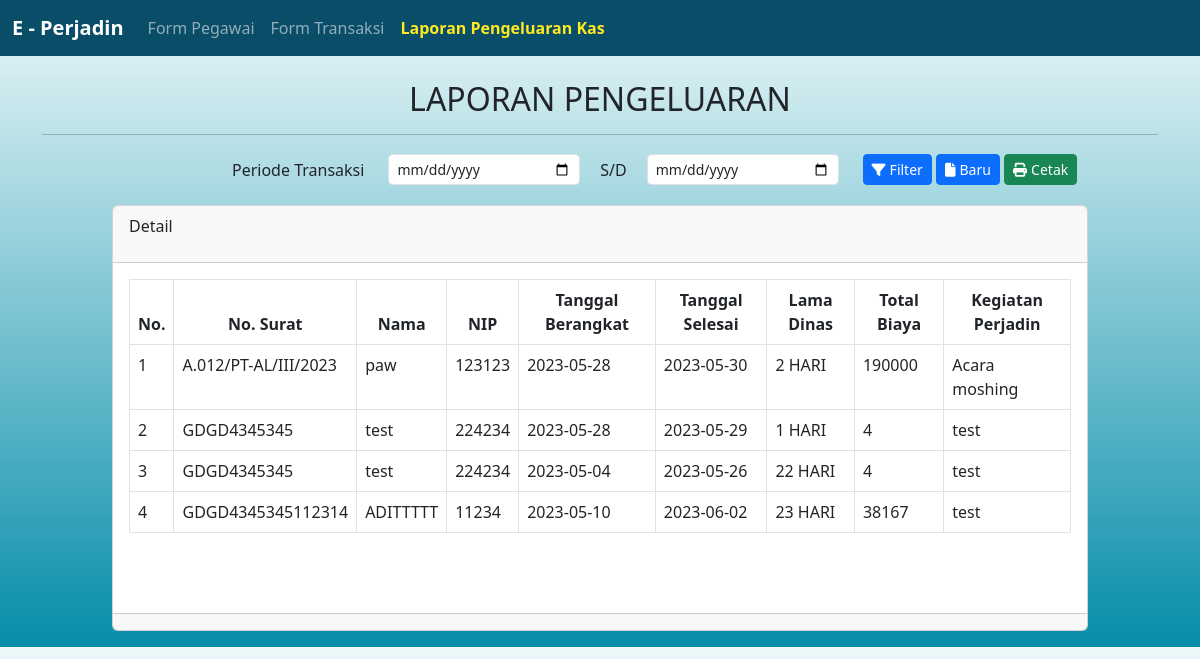
The page /laporanPengeluaran.php on the database as committed earlier.
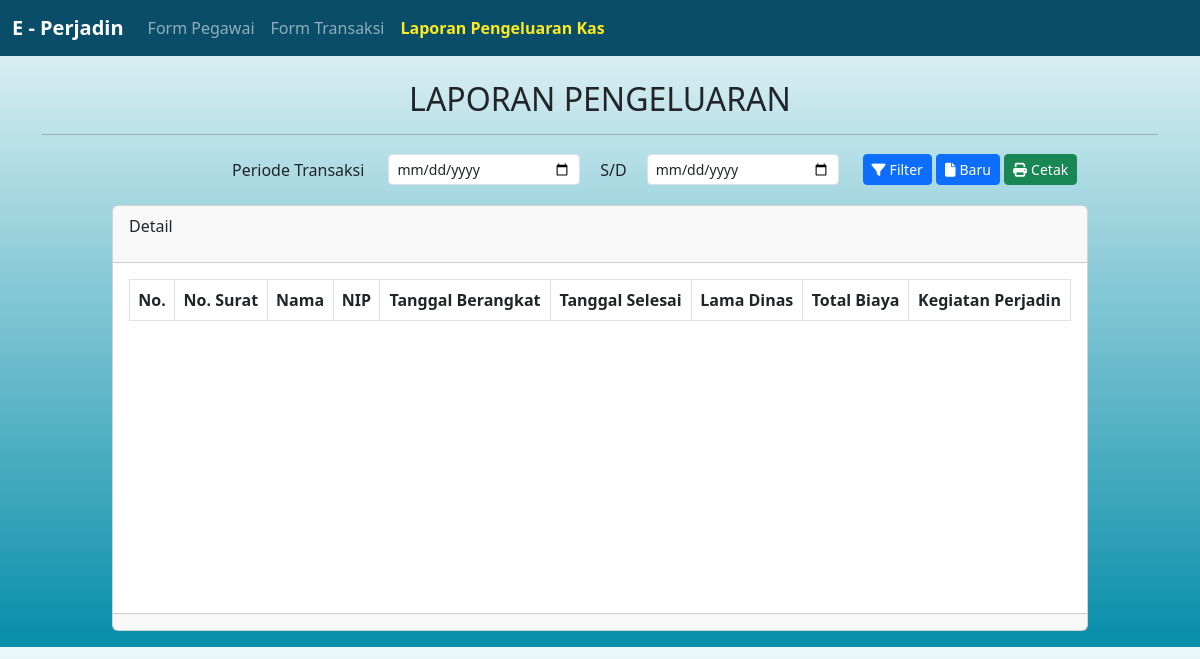
The same page on the database as committed later.
### tables this page shows
CREATE TABLE `transaksi` (
  `id_transaksi` int NOT NULL,
  `no_surat_tugas` varchar(50) DEFAULT NULL,
  `tempat_perjadin` varchar(100) DEFAULT NULL,
  `tanggal_berangkat` date DEFAULT NULL,
  `tanggal_selesai` date DEFAULT NULL,
  `lama_dinas` varchar(50) DEFAULT NULL,
  `kegiatan_perjadin` varchar(200) DEFAULT NULL,
  `biaya_penginapan` int DEFAULT NULL,
  `biaya_transaksi` int DEFAULT NULL,
  `uang_harian` int DEFAULT NULL,
  `uang_pendamping` int DEFAULT NULL,
  `total_biaya_perjadin` int DEFAULT NULL,
  `nip` varchar(255) DEFAULT NULL
);

CREATE TABLE `pegawai` (
  `id_pegawai` int NOT NULL,
  `nip` varchar(255) NOT NULL,
  `nama_pegawai` varchar(100) NOT NULL,
  `tanggal_lahir` date NOT NULL,
  `jabatan` varchar(50) NOT NULL,
  `golongan` varchar(10) NOT NULL,
  `alamat` varchar(200) NOT NULL
);

### function.php (called while the page is built, shortened)
<?php
function koneksi()
{
    $host = "localhost";
    $username = "root";
    $password = "";
    $database = "perjadin";
    $conn = mysqli_connect($host, $username, $password, $database);
    return $conn;
}
function laporanPengeluaran()
{
    $conn = koneksi();
    $query = "SELECT transaksi.no_surat_tugas, pegawai.nama_pegawai, pegawai.nip, transaksi.tanggal_berangkat, transaksi.tanggal_selesai, transaksi.lama_dinas, transaksi.total_biaya_perjadin, transaksi.kegiatan_perjadin
            FROM transaksi INNER JOIN pegawai ON transaksi.nip = pegawai.nip";
    $result = mysqli_query($conn, $query);
    $rows = [];
    while ($row = mysqli_fetch_assoc($result)) {
        $rows[] = $row;
    }
    return $rows;
}

### laporanPengeluaran.php (the view, shortened to what this page needs)
<!DOCTYPE html>
<html lang="en">
<head>
    <link href="https://cdn.jsdelivr.net/npm/bootstrap@5.3.0-alpha3/dist/css/bootstrap.min.css" rel="stylesheet">
    <link rel="stylesheet" href="https://cdnjs.cloudflare.com/ajax/libs/font-awesome/6.4.0/css/all.min.css">
    <link rel="stylesheet" href="src/style/global.css">
</head>
<body class="bg">
    <nav class="navbar navbar-expand-lg navbar-dark bg-nav sticky-top">
        <div class="container-fluid">
            <a class="navbar-brand" href="menuUtama.php"><b>E - Perjadin</b></a>
            <div class="collapse navbar-collapse" id="navbarNav">
                <ul class="navbar-nav">
                    <li class="nav-item">
                        <a class="nav-link" href="formPegawai.php">Form Pegawai</a>
                    </li>
                    <li class="nav-item">
                        <a class="nav-link" href="transaksi.php">Form Transaksi</a>
                    </li>
                    <li class="nav-item">
                        <a class="nav-link active" href="laporanPengeluaran.php">Laporan Pengeluaran Kas</a>
                    </li>
                </ul>
            </div>
        </div>
    </nav>
    <div class="container">
        <h2 class="text-center mt-4 text-uppercase">Laporan Pengeluaran</h2>
        <hr>
        <div class="row">
            <div class="col-10 offset-2">
                <form>
                    <div class="row align-items-center ">
                        <label class="col-auto col-form-label text-center ">Periode Transaksi</label>
                        <div class="col-sm-10 d-flex">
                            <div class="col-3 me-3">
                                <div class="input-group">
                                    <input type="date" id="from" name="from" class="form-control form-control-sm" data-target="#reservationdate" autocomplete="off">
                                </div>
                            </div>
                            <div class="col-auto">
                                <label class="col-form-label p-1">S/D</label>
                            </div>
                            <div class="col-3 ms-3">
                                <div class="input-group">
                                    <input type="date" id="to" name="to" class="form-control form-control-sm" data-target="#reservationdate2" autocomplete="off">
                                </div>
                            </div>
                            <div class="col-4 ms-4">
                                <button class="btn btn-primary btn-sm" type="button" onclick="filterLaporan()">
                                    <span class="fa fa-filter me-1"></span>Filter
                                </button>
                                <button class="btn btn-primary btn-sm" type="reset" onclick="location.reload()">
                                    <span class="fa fa-file me-1"></span>Baru
                                </button>
                                <button class="btn btn-success btn-sm" id="cetak" onclick="cetakLaporan()">
                                    <span class=" fa fa-print me-1"></span>Cetak
                                </button>
                            </div>
                        </div>
                    </div>
                </form>
            </div>
        </div>
    </div>
    <div class="container-fluid">
        <div class="row">
            <div class="col-10 mx-auto mt-3">
                <div class="card mb-3">
                    <div class="card-header">
                        <p>Detail</p>
                    </div>
                    <div class="card-body" style="height: 350px; overflow: scroll;">
                        <table class="table table-bordered" id="laporanTable">
                            <thead>
                                <tr class="text-center">
                                    <th scope="col">No.</th>
                                    <th scope="col">No. Surat</th>
                                    <th scope="col">Nama</th>
                                    <th scope="col">NIP</th>
                                    <th scope="col">Tanggal Berangkat</th>
                                    <th scope="col">Tanggal Selesai</th>
                                    <th scope="col">Lama Dinas</th>
                                    <th scope="col">Total Biaya</th>
                                    <th scope="col">Kegiatan Perjadin</th>
                                </tr>
                            </thead>
                            <tbody>
                                <?php
                                include 'function.php';
                                $dataLaporan = laporanPengeluaran();
                                $i = 0;
                                foreach ($dataLaporan as $laporan) {
                                    $i++;
                                    echo "<tr>";
                                    echo "<td>" . $i . "</td>";
                                    echo "<td>" . $laporan['no_surat_tugas'] . "</td>";
                                    echo "<td>" . $laporan['nama_pegawai'] . "</td>";
                                    echo "<td>" . $laporan['nip'] . "</td>";
                                    echo "<td>" . $laporan['tanggal_berangkat'] . "</td>";
                                    echo "<td>" . $laporan['tanggal_selesai'] . "</td>";
                                    echo "<td>" . $laporan['lama_dinas'] . "</td>";
                                    echo "<td>" . $laporan['total_biaya_perjadin'] . "</td>";
                                    $kegiatanPerjadin = $laporan['kegiatan_perjadin'];
                                    $explodedKegiatan = explode(" ", $kegiatanPerjadin);
                                    $kegiatanFormatted = "";
                                    foreach ($explodedKegiatan as $index => $word) {
                                        $kegiatanFormatted .= $word;
                                        if (($index + 1) % 4 === 0) {
                                            $kegiatanFormatted .= "<br>";
                                        } else {
                                            $kegiatanFormatted .= " ";
                                        }
                                    }
                                    echo "<td>" . $kegiatanFormatted . "</td>";
                                    echo "</tr>";
                                }
                                ?>
                            </tbody>
                        </table>
                    </div>
                    <div class="card-footer">
                    </div>
                </div>
            </div>
        </div>
    </div>
</body>
</html>

### src/style/global.css (style rules this page uses)
:root { --primary: #068da9; --secondary: #ecf8f9; --thrid: #ffea20; }
*, html, body { margin: 0; padding: 0; box-sizing: border-box; }
.nav-link.active { color: var(--thrid) !important; font-weight: 700; }
.bg-nav { background: #0a4d68; }
body.bg { background: linear-gradient(to bottom, #ecf8f9, #068da9); }

Rows that differ between the two databases and show on the page:
removed transaksi: no_surat_tugas "A.012/PT-AL/III/2023", pegawai.nama_pegawai "paw", pegawai.nip "123123", tanggal_berangkat "2023-05-28", tanggal_selesai "2023-05-30", lama_dinas "2 HARI", total_biaya_perjadin "190000", kegiatan_perjadin "Acara", kegiatan_perjadin "moshing"
removed transaksi: no_surat_tugas "GDGD4345345", pegawai.nama_pegawai "test", pegawai.nip "224234", tanggal_berangkat "2023-05-28", tanggal_selesai "2023-05-29", lama_dinas "1 HARI", total_biaya_perjadin "4", kegiatan_perjadin "test"
removed transaksi: no_surat_tugas "GDGD4345345", pegawai.nama_pegawai "test", pegawai.nip "224234", tanggal_berangkat "2023-05-04", tanggal_selesai "2023-05-26", lama_dinas "22 HARI", total_biaya_perjadin "4", kegiatan_perjadin "test"
removed transaksi: no_surat_tugas "GDGD4345345112314", pegawai.nama_pegawai "ADITTTTT", pegawai.nip "11234", tanggal_berangkat "2023-05-10", tanggal_selesai "2023-06-02", lama_dinas "23 HARI", total_biaya_perjadin "38167", kegiatan_perjadin "test"
